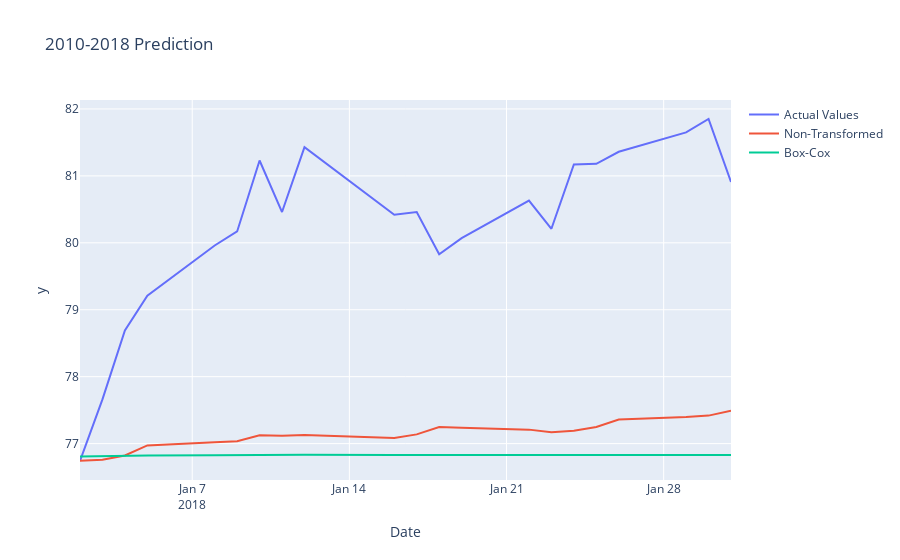

Notebook code cell kept with this figure:
### Code cell
fig_7 = px.line(test_7, x=test_7.index, y=test_7, title="7-Day Prediction")
fig_7.data = []
fig_31 = px.line(test_31, x=test_31.index, y=test_31, title="31-Day Prediction")
fig_31.data = []
fig_total = px.line(ts.Close, x=ts.Close.index, y=ts.Close, title="2010-2018 Prediction")
fig_total.data = []
fig_forecast = px.line(ts.Close, x=ts.Close.index, y=ts.Close, title="2010-2018 Prediction")
fig_forecast.data = []

best_rmse_7 = 10000
best_rmse_31 = 10000
best_rmse_total = 10000

preds = [None] * 4



for x in range(model_i):
    
    model = df.model[x]
    pred_7 = model.get_prediction(start=len(normalised_Data)-6, end=len(normalised_Data))
    pred_31 = model.get_prediction(start=len(normalised_Data)-30, end=len(normalised_Data))
    pred_total = model.get_prediction(start=1, end=len(ts.Close))

    pred_7.predicted_mean = (pred_7.predicted_mean*fitted_lambda +1)**(1/fitted_lambda)
    pred_31.predicted_mean = (pred_31.predicted_mean*fitted_lambda +1)**(1/fitted_lambda)
    pred_total.predicted_mean = (pred_total.predicted_mean*fitted_lambda +1)**(1/fitted_lambda)

    
    print("Predicted Vals of", x, ": \n", pred_7.predicted_mean)
    #print(pred_7.summary_frame(alpha=0.05))   #mean isn't updated to reversed vals
    #conf_int = (model.conf_int(0.5)*fitted_lambda +1)**(1/fitted_lambda)   //don't think we should be reveresing the conf_int
    conf_int = (pred_7.conf_int(0.5))
    se = (pred_7.se_mean)
    rmse_7 = sm.tools.eval_measures.mse(test_7, pred_7.predicted_mean)

    rmse_31 = sm.tools.eval_measures.mse(test_31, pred_31.predicted_mean)

    rmse_total = sm.tools.eval_measures.mse(ts.Close, pred_total.predicted_mean)

    print('\n',"Conf int: \n",conf_int,'\n\n')
    print('\n',"Std Err: \n",se,'\n\n')
    print('\n',"RMSE: \n",rmse_7,'\n\n')

    if(rmse_7 < best_rmse_7):
        preds[0] = pred_7.predicted_mean
        best_rmse_7=rmse_7
    if(rmse_31 < best_rmse_31):
        preds[2] = pred_31.predicted_mean
        best_rmse_31=rmse_31
    if(rmse_total < best_rmse_total):
        preds[3] = pred_total.predicted_mean
        best_rmse_total=rmse_total
    

pred_oos = model.get_forecast(steps=31)
pred_oos.predicted_mean = (pred_oos.predicted_mean*fitted_lambda +1)**(1/fitted_lambda)


diag = model.plot_diagnostics(figsize=(14,8))


fig_7.add_scatter(x=test_7.index, y=test_7, name="Actual Values", mode='lines')
fig_7.add_scatter(x=test_7.index, y=orig_pred_7, name="Non-Transformed Prediction", mode='lines')
fig_7.add_scatter(x=test_7.index, y=preds[0], name="Box-Cox Prediction", mode='lines')


fig_31.add_scatter(x=test_31.index, y=test_31, name="Actual Values", mode='lines')
fig_31.add_scatter(x=test_31.index, y=orig_pred_31, name="Non-Transformed Prediction", mode='lines')
fig_31.add_scatter(x=test_31.index, y=preds[2], name="Box-Cox Prediction", mode='lines')

fig_total.add_trace(
    go.Scatter(name='Actual Values',
           x=ts.Close.index,
           y=train))
fig_total.add_trace(
    go.Scatter(name='Non-Transformed',
           x=ts.Close.index,
           y=orig_pred_total))
fig_total.add_trace(
    go.Scatter(name='Box-Cox',
           x=ts.Close.index,
           y=pred_total.predicted_mean))

fig_forecast.add_trace(
    go.Scatter(name='Actual Values',
           x=test.index,
           y=test))
fig_forecast.add_trace(
    go.Scatter(name='Non-Transformed',
           x=test.index,
           y=orig_pred_oos))
fig_forecast.add_trace(
    go.Scatter(name='Box-Cox',
           x=test.index,
           y=pred_oos.predicted_mean))

### Figure 1 — Plotly figure (JSON) as saved in the notebook; plotly's stock layout.template omitted (floating-point values rounded to 4 significant figures)
{"data": [{"name": "Actual Values", "type": "scatter", "x": ["2018-01-02T00:00:00", "2018-01-03T00:00:00", "2018-01-04T00:00:00", "2018-01-05T00:00:00", "2018-01-08T00:00:00", "2018-01-09T00:00:00", "2018-01-10T00:00:00", "2018-01-11T00:00:00", "2018-01-12T00:00:00", "2018-01-16T00:00:00", "2018-01-17T00:00:00", "2018-01-18T00:00:00", "2018-01-19T00:00:00", "2018-01-22T00:00:00", "2018-01-23T00:00:00", "2018-01-24T00:00:00", "2018-01-25T00:00:00", "2018-01-26T00:00:00", "2018-01-29T00:00:00", "2018-01-30T00:00:00", "2018-01-31T00:00:00"], "y": [76.74, 77.66, 78.69, 79.21, 79.96, 80.17, 81.23, 80.46, 81.43, 80.42, 80.46, 79.83, 80.07, 80.63, 80.21, 81.17, 81.18, 81.36, 81.65, 81.85, 80.91]}, {"name": "Non-Transformed", "type": "scatter", "x": ["2018-01-02T00:00:00", "2018-01-03T00:00:00", "2018-01-04T00:00:00", "2018-01-05T00:00:00", "2018-01-08T00:00:00", "2018-01-09T00:00:00", "2018-01-10T00:00:00", "2018-01-11T00:00:00", "2018-01-12T00:00:00", "2018-01-16T00:00:00", "2018-01-17T00:00:00", "2018-01-18T00:00:00", "2018-01-19T00:00:00", "2018-01-22T00:00:00", "2018-01-23T00:00:00", "2018-01-24T00:00:00", "2018-01-25T00:00:00", "2018-01-26T00:00:00", "2018-01-29T00:00:00", "2018-01-30T00:00:00", "2018-01-31T00:00:00"], "y": [76.74, 76.76, 76.82, 76.97, 77.02, 77.04, 77.13, 77.12, 77.13, 77.08, 77.14, 77.25, 77.24, 77.21, 77.17, 77.19, 77.25, 77.36, 77.4, 77.42, 77.49, 77.5, 77.51, 77.49, 77.53, 77.62, 77.62, 77.61, 77.59, 77.61, 77.66]}, {"name": "Box-Cox", "type": "scatter", "x": ["2018-01-02T00:00:00", "2018-01-03T00:00:00", "2018-01-04T00:00:00", "2018-01-05T00:00:00", "2018-01-08T00:00:00", "2018-01-09T00:00:00", "2018-01-10T00:00:00", "2018-01-11T00:00:00", "2018-01-12T00:00:00", "2018-01-16T00:00:00", "2018-01-17T00:00:00", "2018-01-18T00:00:00", "2018-01-19T00:00:00", "2018-01-22T00:00:00", "2018-01-23T00:00:00", "2018-01-24T00:00:00", "2018-01-25T00:00:00", "2018-01-26T00:00:00", "2018-01-29T00:00:00", "2018-01-30T00:00:00", "2018-01-31T00:00:00"], "y": [76.81, 76.82, 76.82, 76.82, 76.82, 76.83, 76.83, 76.83, 76.83, 76.83, 76.83, 76.83, 76.83, 76.83, 76.83, 76.83, 76.83, 76.83, 76.83, 76.83, 76.83, 76.83, 76.83, 76.83, 76.83, 76.83, 76.83, 76.83, 76.83, 76.83, 76.83]}], "layout": {"legend": {"tracegroupgap": 0}, "title": {"text": "2010-2018 Prediction"}, "xaxis": {"anchor": "y", "domain": [0, 1], "title": {"text": "Date"}}, "yaxis": {"anchor": "x", "domain": [0, 1], "title": {"text": "y"}}}}
